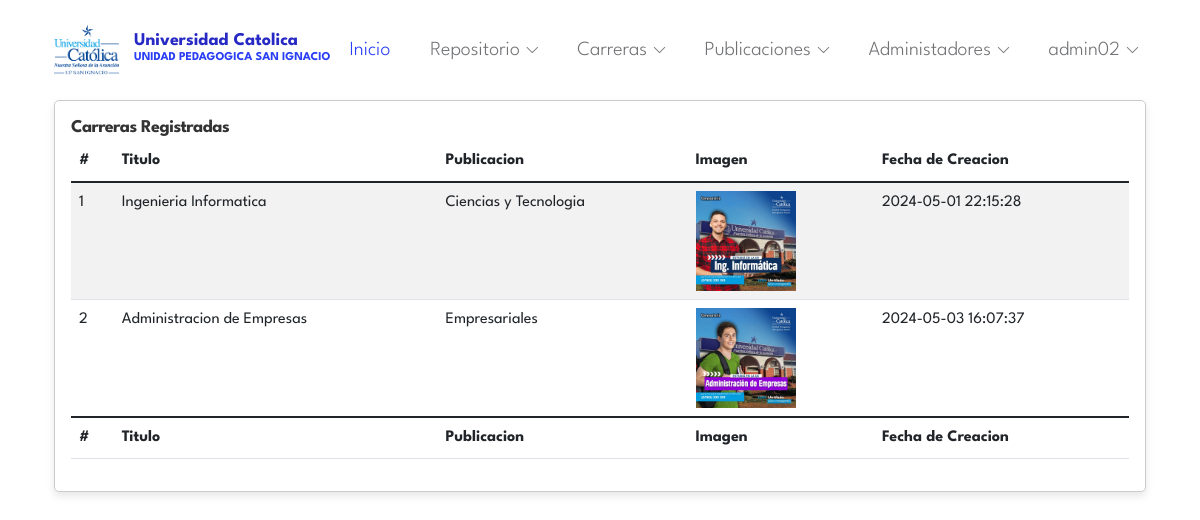
The page /admin-panel/carrera-admins/show-carrera.php (signed in) on the database its author committed.
### tables this page shows
CREATE TABLE `carreras` (
  `id_carreras` int(11) NOT NULL,
  `nombre_carrera` varchar(250) NOT NULL,
  `informacion` varchar(255) NOT NULL,
  `imagen` varchar(200) NOT NULL,
  `fecha_creacion` timestamp NOT NULL DEFAULT current_timestamp()
);

### admin-panel/carrera-admins/show-carrera.php (the view, shortened to what this page needs)
<?php include "../includeAdmin/header.php";?>
<?php include "../../config/config.php";?>
<?php
  $carrera = $conn->query("SELECT * FROM carreras");
  $carrera->execute();
  $carreras = $carrera->fetchAll(PDO::FETCH_OBJ);
?>
<div class="container">
      <div class="row">
        <div class="col">
          <div class="card">
            <div class="card-body">
              <h5 class="card-title mb-4 d-inline">Carreras Registradas</h5>
             <div class="table-responsive">
             <table id="example" class="table table-striped" style="width:100%">
                <thead>
                  <tr>
                    <th scope="col">#</th>
                    <th scope="col">Titulo</th>
                    <th scope="col">Publicacion</th>
                    <th scope="col">Imagen</th>
                    <th scope="col">Fecha de Creacion</th>
                  </tr>
                </thead>
                <tbody>
                <?php $i=1; foreach($carreras as $carrera):?>
                  <tr>
                    <td><?=$i++?></td>
                    <td><?=$carrera->nombre_carrera?></td>
                    <td><?=$carrera->informacion?></td>
                    <td><img src="<?=IMAGENCARRERA?>/<?=$carrera->imagen?>" alt="Imagen de la carrera" style="max-width: 100px;"></td>
                    <td><?=$carrera->fecha_creacion?></td>
                  </tr>
                <?php endforeach; ?>
                </tbody>
                <tfoot>
                  <tr>
                    <th scope="col">#</th>
                    <th scope="col">Titulo</th>
                    <th scope="col">Publicacion</th>
                    <th scope="col">Imagen</th>
                    <th scope="col">Fecha de Creacion</th>
                  </tr>
                </tfoot>
              </table>
             </div>
            </div>
          </div>
        </div>
      </div>
  </div>
  <?php include "../includeAdmin/footer.php";?>

### css/tooplate-gotto-job.css (style rules this page uses)
:root { --white-color: #ffffff; --primary-color: #2729c4; --secondary-color: #0dcaf0; --section-bg-color: #f0f8ff; --custom-btn-bg-color: #293ef6; --social-icon-link-bg-color: #3e2beb; --dark-color: #000000; --p-color: #717275; --border-color: #e9eaeb; --body-font-family: 'League Spartan', sans-serif; --h1-font-size: 62px; --h2-font-size: 48px; --h3-font-size: 36px; --h4-font-size: 32px; --h5-font-size: 24px; --h6-font-size: 22px; --p-font-size: 20px; --btn-font-size: 16px; --copyright-font-size: 14px; --border-radius-large: 100px; --border-radius-medium: 30px; --border-radius-small: 10px; --font-weight-thin: 100; --font-weight-light: 300; --font-weight-normal: 400; --font-weight-semibold: 600; --font-weight-bold: 700; }
body { background-color: var(--white-color); font-family: var(--body-font-family); }
h1, h2, h3, h4, h5, h6 { color: var(--dark-color); font-weight: var(--font-weight-semibold); letter-spacing: -0.5px; }
h5 { font-size: var(--h5-font-size); }
.card { border: 1px solid #ccc; border-radius: 5px; margin-bottom: 20px; box-shadow: 0 4px 8px rgba(0, 0, 0, 0.1); }
.card-title { font-size: 18px; font-weight: bold; color: #333; }

### rows shown on the page
carreras: nombre_carrera "Ingenieria Informatica", informacion "Ciencias y Tecnologia", imagen (picture), fecha_creacion "2024-05-01 22:15:28"
carreras: nombre_carrera "Administracion de Empresas", informacion "Empresariales", imagen (picture), fecha_creacion "2024-05-03 16:07:37"

### other values the page prints
$_SESSION['nombre_admin'] "admin02"
